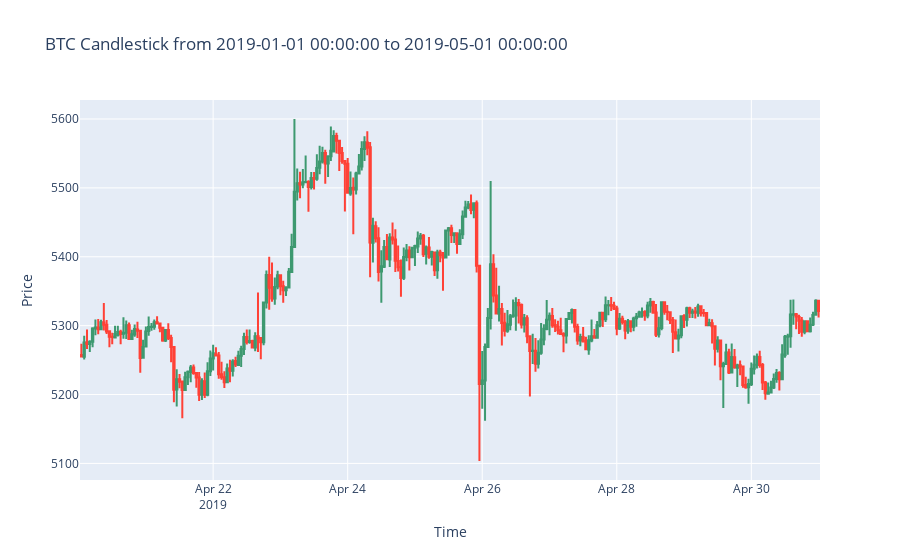

Notebook code cell kept with this figure:
### Code cell
plot_candlestick_range(df_combined,'2019-01-01 00:00:00', '2019-05-01 00:00:00')

### Figure 1 — Plotly figure (JSON) as saved in the notebook; plotly's stock layout.template omitted (floating-point values rounded to 4 significant figures; data arrays with more than 128 entries replaced by an {"elided": "..."} marker saying what was removed)
{"data": [{"close": {"elided": "264 float values"}, "high": {"elided": "264 float values"}, "low": {"elided": "264 float values"}, "name": "BTC", "open": {"elided": "264 float values"}, "type": "candlestick", "x": {"elided": "264 str values"}}], "layout": {"autosize": true, "title": {"text": "BTC Candlestick from 2019-01-01 00:00:00 to 2019-05-01 00:00:00"}, "xaxis": {"autorange": true, "range": ["2019-04-20 00:30", "2019-05-01 00:30"], "rangeslider": {"visible": false, "yaxis": {}}, "title": {"text": "Time"}, "type": "date"}, "yaxis": {"autorange": true, "range": [5076.0, 5628.0], "title": {"text": "Price"}}}}
